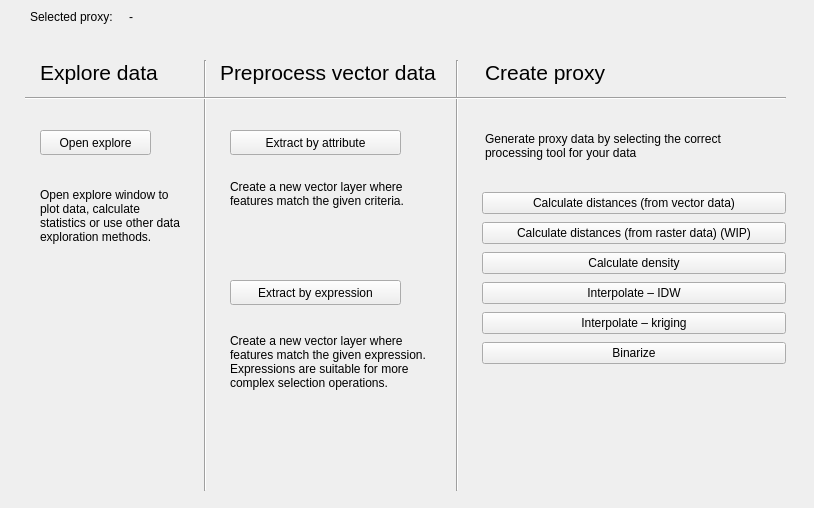
<?xml version="1.0" encoding="UTF-8"?>
<ui version="4.0">
 <class>wizard_proxy_creation_page</class>
 <widget class="QWizardPage" name="wizard_proxy_creation_page">
  <property name="geometry">
   <rect>
    <x>0</x>
    <y>0</y>
    <width>814</width>
    <height>508</height>
   </rect>
  </property>
  <property name="windowTitle">
   <string>WizardPage</string>
  </property>
  <widget class="QLabel" name="label_12">
   <property name="geometry">
    <rect>
     <x>485</x>
     <y>60</y>
     <width>141</width>
     <height>24</height>
    </rect>
   </property>
   <property name="font">
    <font>
     <pointsize>16</pointsize>
    </font>
   </property>
   <property name="text">
    <string>Create proxy</string>
   </property>
  </widget>
  <widget class="QLabel" name="label_13">
   <property name="geometry">
    <rect>
     <x>40</x>
     <y>60</y>
     <width>141</width>
     <height>24</height>
    </rect>
   </property>
   <property name="font">
    <font>
     <pointsize>16</pointsize>
    </font>
   </property>
   <property name="text">
    <string>Explore data</string>
   </property>
  </widget>
  <widget class="Line" name="line">
   <property name="geometry">
    <rect>
     <x>195</x>
     <y>60</y>
     <width>20</width>
     <height>431</height>
    </rect>
   </property>
   <property name="orientation">
    <enum>Qt::Vertical</enum>
   </property>
  </widget>
  <widget class="Line" name="line_2">
   <property name="geometry">
    <rect>
     <x>447</x>
     <y>60</y>
     <width>20</width>
     <height>431</height>
    </rect>
   </property>
   <property name="orientation">
    <enum>Qt::Vertical</enum>
   </property>
  </widget>
  <widget class="Line" name="line_3">
   <property name="geometry">
    <rect>
     <x>25</x>
     <y>88</y>
     <width>761</width>
     <height>20</height>
    </rect>
   </property>
   <property name="orientation">
    <enum>Qt::Horizontal</enum>
   </property>
  </widget>
  <widget class="QLabel" name="label_5">
   <property name="geometry">
    <rect>
     <x>40</x>
     <y>160</y>
     <width>141</width>
     <height>111</height>
    </rect>
   </property>
   <property name="text">
    <string>Open explore window to plot data, calculate statistics or use other data exploration methods.</string>
   </property>
   <property name="wordWrap">
    <bool>true</bool>
   </property>
  </widget>
  <widget class="QLabel" name="label_7">
   <property name="geometry">
    <rect>
     <x>485</x>
     <y>120</y>
     <width>271</width>
     <height>51</height>
    </rect>
   </property>
   <property name="text">
    <string>Generate proxy data by selecting the correct processing tool for your data</string>
   </property>
   <property name="wordWrap">
    <bool>true</bool>
   </property>
  </widget>
  <widget class="QLabel" name="label_14">
   <property name="geometry">
    <rect>
     <x>220</x>
     <y>60</y>
     <width>231</width>
     <height>24</height>
    </rect>
   </property>
   <property name="font">
    <font>
     <pointsize>16</pointsize>
    </font>
   </property>
   <property name="text">
    <string>Preprocess vector data</string>
   </property>
  </widget>
  <widget class="QLabel" name="label_4">
   <property name="geometry">
    <rect>
     <x>230</x>
     <y>306</y>
     <width>211</width>
     <height>111</height>
    </rect>
   </property>
   <property name="text">
    <string>Create a new vector layer where features match the given expression. Expressions are suitable for more complex selection operations.</string>
   </property>
   <property name="wordWrap">
    <bool>true</bool>
   </property>
  </widget>
  <widget class="QLabel" name="label_3">
   <property name="geometry">
    <rect>
     <x>230</x>
     <y>148</y>
     <width>211</width>
     <height>91</height>
    </rect>
   </property>
   <property name="text">
    <string>Create a new vector layer where features match the given criteria.</string>
   </property>
   <property name="wordWrap">
    <bool>true</bool>
   </property>
  </widget>
  <widget class="QWidget" name="layoutWidget">
   <property name="geometry">
    <rect>
     <x>30</x>
     <y>10</y>
     <width>751</width>
     <height>41</height>
    </rect>
   </property>
   <layout class="QHBoxLayout" name="horizontalLayout_4">
    <item>
     <widget class="QLabel" name="label_8">
      <property name="text">
       <string>Selected proxy:</string>
      </property>
      <property name="alignment">
       <set>Qt::AlignLeading|Qt::AlignLeft|Qt::AlignTop</set>
      </property>
     </widget>
    </item>
    <item>
     <spacer name="horizontalSpacer">
      <property name="orientation">
       <enum>Qt::Horizontal</enum>
      </property>
      <property name="sizeType">
       <enum>QSizePolicy::Fixed</enum>
      </property>
      <property name="sizeHint" stdset="0">
       <size>
        <width>10</width>
        <height>20</height>
       </size>
      </property>
     </spacer>
    </item>
    <item>
     <widget class="QLabel" name="selected_proxy_label">
      <property name="sizePolicy">
       <sizepolicy hsizetype="Expanding" vsizetype="Preferred">
        <horstretch>0</horstretch>
        <verstretch>0</verstretch>
       </sizepolicy>
      </property>
      <property name="text">
       <string>-</string>
      </property>
      <property name="alignment">
       <set>Qt::AlignLeading|Qt::AlignLeft|Qt::AlignTop</set>
      </property>
      <property name="wordWrap">
       <bool>true</bool>
      </property>
     </widget>
    </item>
   </layout>
  </widget>
  <widget class="QPushButton" name="open_explore_btn">
   <property name="geometry">
    <rect>
     <x>40</x>
     <y>130</y>
     <width>111</width>
     <height>25</height>
    </rect>
   </property>
   <property name="text">
    <string>Open explore</string>
   </property>
  </widget>
  <widget class="QPushButton" name="extract_by_attribute_btn">
   <property name="geometry">
    <rect>
     <x>230</x>
     <y>130</y>
     <width>171</width>
     <height>25</height>
    </rect>
   </property>
   <property name="text">
    <string>Extract by attribute</string>
   </property>
  </widget>
  <widget class="QPushButton" name="extract_by_expression_btn">
   <property name="geometry">
    <rect>
     <x>230</x>
     <y>280</y>
     <width>171</width>
     <height>25</height>
    </rect>
   </property>
   <property name="text">
    <string>Extract by expression</string>
   </property>
  </widget>
  <widget class="QWidget" name="">
   <property name="geometry">
    <rect>
     <x>482</x>
     <y>190</y>
     <width>304</width>
     <height>182</height>
    </rect>
   </property>
   <layout class="QVBoxLayout" name="verticalLayout">
    <item>
     <widget class="QPushButton" name="calculate_distances_vector_btn">
      <property name="text">
       <string>Calculate distances (from vector data)</string>
      </property>
     </widget>
    </item>
    <item>
     <widget class="QPushButton" name="calculate_distances_raster_btn">
      <property name="text">
       <string>Calculate distances (from raster data) (WIP)</string>
      </property>
     </widget>
    </item>
    <item>
     <widget class="QPushButton" name="calculate_density_btn">
      <property name="text">
       <string>Calculate density</string>
      </property>
     </widget>
    </item>
    <item>
     <widget class="QPushButton" name="interpolate_idw_btn">
      <property name="text">
       <string>Interpolate – IDW</string>
      </property>
     </widget>
    </item>
    <item>
     <widget class="QPushButton" name="interpolate_kriging_btn">
      <property name="text">
       <string>Interpolate – kriging</string>
      </property>
     </widget>
    </item>
    <item>
     <widget class="QPushButton" name="binarize_btn">
      <property name="text">
       <string>Binarize</string>
      </property>
     </widget>
    </item>
   </layout>
  </widget>
 </widget>
 <resources/>
 <connections/>
</ui>
